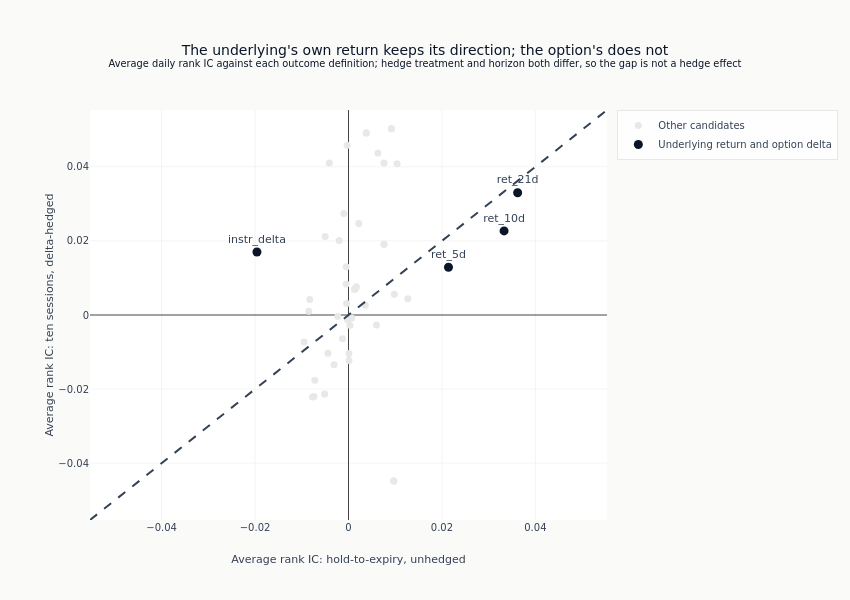

Notebook code for this chart:
### Markdown cell above
Both axes share one symmetric scale, so a point's distance from the diagonal is
readable as a difference rather than as an artefact of two ranges.

### Code cell
if dh_rows:
    label_limit = float(max(dh_df["ic_unhedged"].abs().max(), dh_df["ic_hedged"].abs().max()) * 1.1)
    fig.add_trace(
        go.Scatter(
            x=[-label_limit, label_limit],
            y=[-label_limit, label_limit],
            mode="lines",
            line=dict(color=COLORS["neutral"], dash="dash"),
            showlegend=False,
        )
    )
    fig.update_layout(
        title={
            "text": (
                "The underlying's own return keeps its direction; the option's does not"
                "<br><sup>Average daily rank IC against each outcome definition; hedge "
                "treatment and horizon both differ, so the gap is not a hedge effect</sup>"
            )
        },
        template="ml4t",
        width=850,
        height=600,
        xaxis_title="Average rank IC: hold-to-expiry, unhedged",
        yaxis_title="Average rank IC: ten sessions, delta-hedged",
        xaxis_range=[-label_limit, label_limit],
        yaxis_range=[-label_limit, label_limit],
        margin=dict(l=90, r=30, t=110, b=80),
    )
    show_plotly_with_alt(
        fig,
        "Scatter of the average rank IC against the ten-session delta-hedged outcome on the "
        "vertical axis versus the hold-to-expiry unhedged outcome on the horizontal, one point "
        "per candidate, with a dashed diagonal marking where the two would agree. The three "
        "underlying-return candidates are labelled and sit close to the diagonal on the "
        "positive side, ret_21d the highest of them at 0.035 unhedged and 0.038 hedged, so "
        "their direction survives both outcome definitions. instr_delta is labelled in the "
        "upper-left quadrant at about -0.018 unhedged and +0.017 hedged, changing sign between "
        "them. Several unlabelled points sit far above the diagonal - the variance-risk-premium "
        "and iv_rv_ratio columns reach 0.04 to 0.05 hedged on an unhedged reading near 0.01. "
        "Hedge treatment and horizon both differ between the axes, so the gap is not a hedge "
        "effect on its own.",
    )

### Figure 1 — Plotly figure (JSON) as saved in the notebook; plotly's stock layout.template omitted (floating-point values rounded to 4 significant figures)
{"data": [{"marker": {"color": "#e8e8e6", "size": 7}, "mode": "markers", "name": "Other candidates", "text": ["instr_ret_5d", "vrp_5d", "ret_1d", "instr_dte", "dte_normalized", "vrp_mom_10d", "iv_rv_ratio", "iv_rv_ratio_pctl", "iv_mom_10d", "vrp_mom_5d", "rv_21d", "instr_rel_spread", "spread_pctl", "sv_vrp", "rv_5d", "sv_vol", "vrp_10d", "instr_ret_1d", "rv_10d", "iv_mom_5d", "rv_63d", "vrp_63d", "vrp_21d", "vrp_21d_pctl", "instr_pct_of_S", "rv_42d", "iv_skew_atm", "iv_mom_21d", "vrp_zscore_252", "put_iv", "iv_atm", "iv_atm_pctl", "call_iv", "garch_cond_vol", "garch_vrp", "instr_vega", "instr_cost_mom_5d", "volume_zscore", "iv_atm_z_252", "instr_theta", "vrp_42d", "instr_gamma", "abs_net_delta", "theta_vega_ratio"], "type": "scatter", "x": [0.0127, 0.0104, 0.0098, 0.0097, 0.0097, -0.0095, 0.0092, 0.0092, -0.0085, -0.0083, -0.0077, 0.0076, 0.0076, 0.0076, -0.0074, -0.0072, 0.0063, 0.006, -0.0051, -0.005, -0.0044, -0.0041, 0.0038, 0.0038, 0.0036, -0.0031, -0.0023, 0.0022, -0.002, 0.0017, 0.0014, 0.0014, 0.0013, -0.0013, -0.001, 0.0007, -0.0005, -0.0005, -0.0004, 0.0003, -0.0003, -0.0002, 0.0001, 0.0001], "y": [0.0044, 0.0408, 0.0056, -0.0448, -0.0448, -0.0073, 0.0503, 0.0503, 0.001, 0.0042, -0.0221, 0.0191, 0.0191, 0.041, -0.022, -0.0176, 0.0437, -0.0027, -0.0213, 0.0212, -0.0103, 0.041, 0.0491, 0.0491, 0.0026, -0.0134, -0.0004, 0.0247, 0.0201, 0.0076, 0.0071, 0.0071, 0.0069, -0.0064, 0.0274, -0.0008, 0.013, 0.0084, 0.0031, -0.0028, 0.0458, -0.0013, -0.0104, -0.0123]}, {"marker": {"color": "#0a1628", "size": 9}, "mode": "markers+text", "name": "Underlying return and option delta", "text": ["ret_21d", "ret_10d", "ret_5d", "instr_delta"], "textposition": "top center", "type": "scatter", "x": [0.0362, 0.0333, 0.0214, -0.0196], "y": [0.033, 0.0227, 0.0129, 0.017]}, {"line": {"color": "#334155", "dash": "dash"}, "mode": "lines", "showlegend": false, "type": "scatter", "x": [-0.05533, 0.05533], "y": [-0.05533, 0.05533]}], "layout": {"height": 600, "margin": {"b": 80, "l": 90, "r": 30, "t": 110}, "title": {"text": "The underlying's own return keeps its direction; the option's does not<br><sup>Average daily rank IC against each outcome definition; hedge treatment and horizon both differ, so the gap is not a hedge effect</sup>"}, "width": 850, "xaxis": {"range": [-0.05533, 0.05533], "title": {"text": "Average rank IC: hold-to-expiry, unhedged"}}, "yaxis": {"range": [-0.05533, 0.05533], "title": {"text": "Average rank IC: ten sessions, delta-hedged"}}}}
